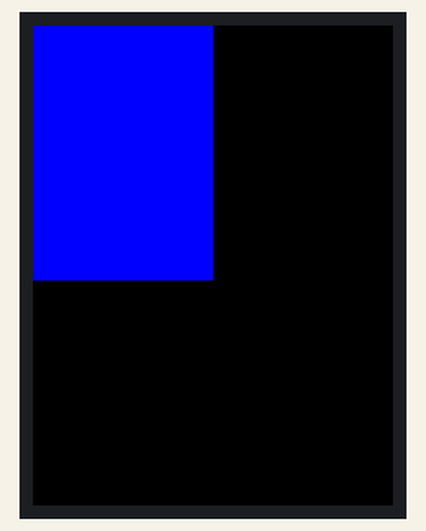
Recording of a program running on a simulated ESP32 board running CircuitPython. On the bench: 240×320 colour display. What the program prints to the serial console is not drawn.

Above: at 0.2 s.

The program:

rgb_display.py
```python
import board
import time
import busio
import digitalio

from adafruit_rgb_display import ili9341, color565

# for the teensy
spi = busio.SPI(clock=board.SCK, MOSI=board.MOSI, MISO=board.MISO)
# for ESP32S3
# spi = busio.SPI(clock=board.IO36, MOSI=board.IO35, MISO=board.IO37)

while not spi.try_lock():
    pass
spi.configure(baudrate=32000000)
spi.unlock()
print("spi.frequency: {}".format(spi.frequency))

# For the Teensy
tft_cs = digitalio.DigitalInOut(board.D10)
tft_dc = digitalio.DigitalInOut(board.D9)
# For ESP32S3
# tft_cs = digitalio.DigitalInOut(board.IO10)
# tft_dc = digitalio.DigitalInOut(board.IO9)
# tft_rst = digitalio.DigitalInOut(board.IO8)

display = ili9341.ILI9341(spi, cs=tft_cs, dc=tft_dc, width=240, height=320)

display.fill(color565(255, 0, 0))
# time.sleep(2)
display.fill(0)
display.fill_rectangle(0, 0, 120, 170, color565(0, 0, 255))
# time.sleep(10)

while True:
    pass
```
